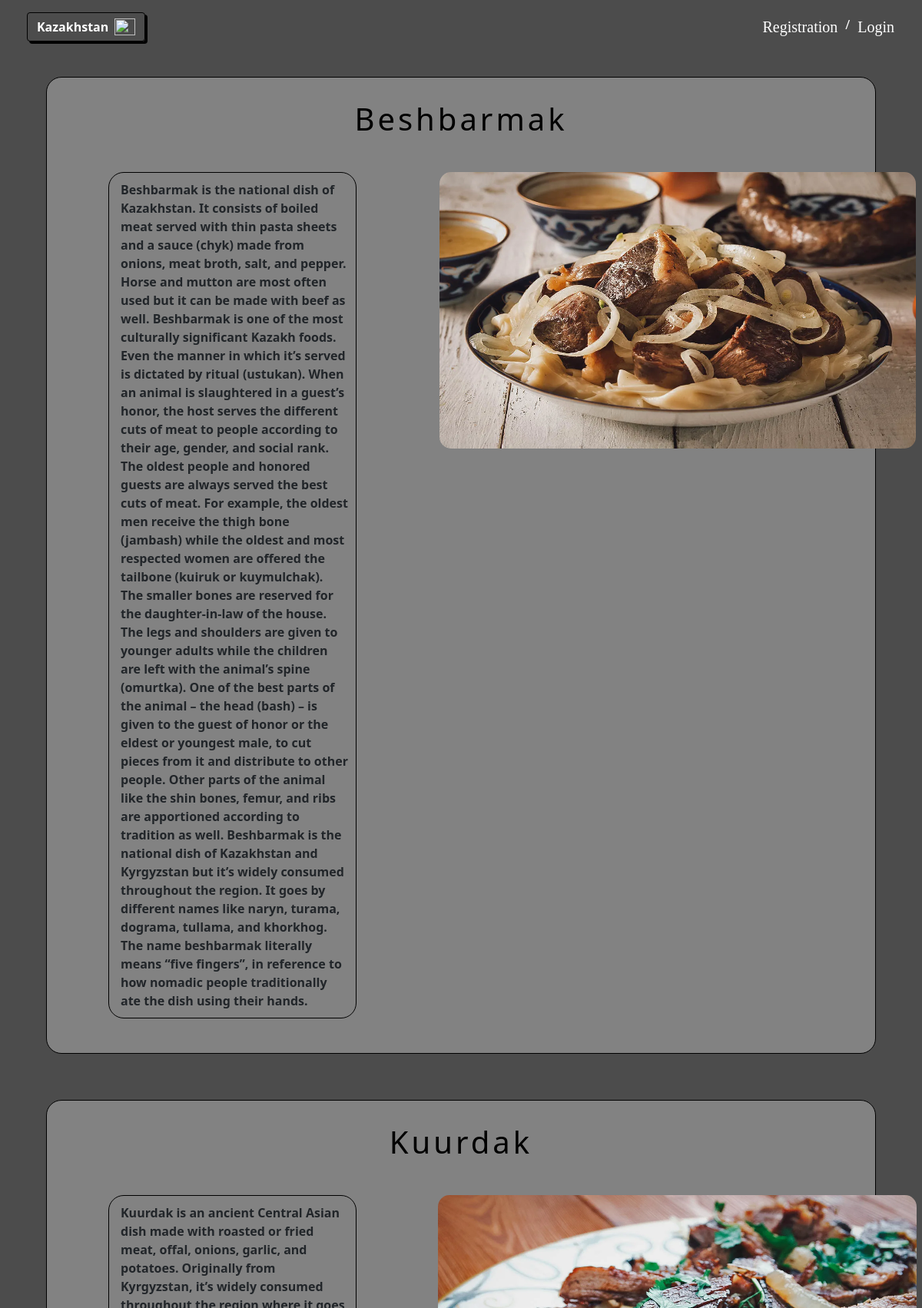
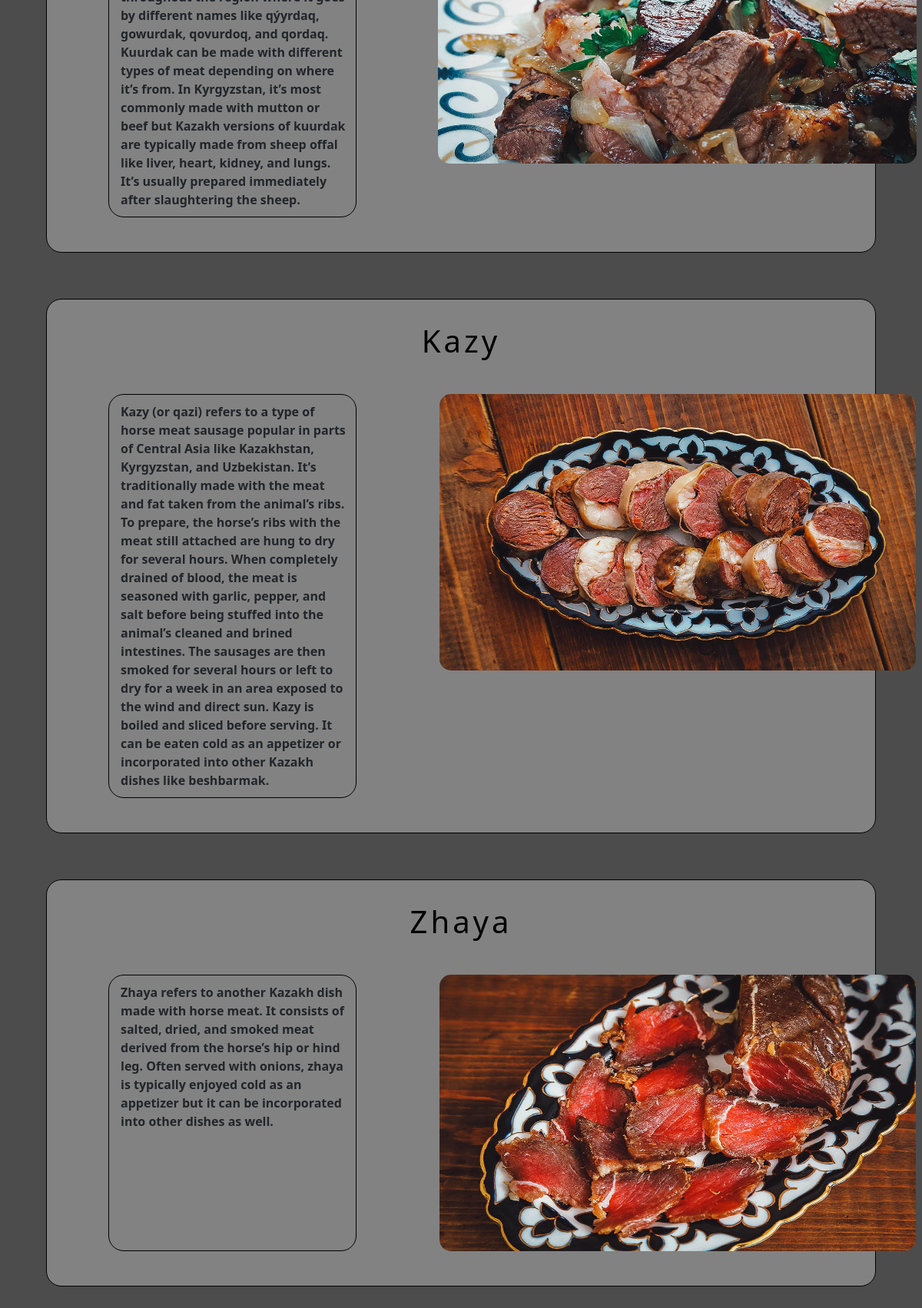
Page /foods/ on the committed database (2 pictures, top to bottom).
### kz_app/models.py (models this page shows, shortened)
class Food(models.Model):
    name = models.CharField(max_length=50)
    description = models.TextField(null=True)
    images = models.ImageField(upload_to='static/kz_app/img', default=True)
    class Meta:
        verbose_name = 'Food',
        verbose_name_plural = 'Foods'

### kz_app/views.py (the view)
# urls.py: path('foods/', views.foods, name='foods'),
def foods(request):
    context = {
        'foods': Food.objects.all(),
    }
    return render(request, 'kz_app/foods.html', context=context)

### kz_app/templates/kz_app/foods.html (shortened to what this page needs)
{% extends 'kz_app/header.html' %}
    {% load static %}
    {% block body %}
        {% for id in foods %}
            <div class="contentArea">
                <h1>{{ id.name }}</h1>
                <div style="display: flex; margin: 20px 0 10px 0;">
                    <div class="contentDesc">
                        <b>{{ id.description }}</b>
                    </div>
                    <div class="content">
                        <div class="image" style="">
                            <img src="{{id.images.url}}" class="d-block w-100" alt="...">
                        </div>
                    </div>
                </div>
            </div>
        {% endfor %}
    {% endblock body %}

### kz_app/templates/kz_app/foods.html (style rules this page uses)
body { background-color: rgb(0, 0, 0, 0.7); }
.contentArea { width: 90%; height: 495px; position: relative; border: 1px solid black; border-radius: 20px; background-color: rgb(255, 255, 255, 0.3); margin: 0 5% 5% 5%; display: block; }
.contentArea h1 { color: black; text-align: center; letter-spacing: 4px; padding: 30px 0 10px 0; font-size: 40px; }
.contentDesc { width: 30%; text-align: flex-start; border: 1px solid black; margin: 15px 0 15px 80px; border-radius: 20px; padding: 10px 10px 10px 15px; }
.image img { height: 360px; margin: 15px 0 15px 80px; border-radius: 15px; }
.contentArea { height: auto; padding-bottom: 20px; position: relative; }

### kz_app/templates/kz_app/header.html (style rules this page uses)
* { margin: 0px auto; padding: auto; }

### rows in the picture
Food: name "Beshbarmak", description "Beshbarmak is the national dish of Kazakhstan. It consists of boiled meat served with thin pasta sheets and a sauce (chyk) made from onions, meat broth, salt, and pepper. Horse and mutton are most often used but it can be made with beef as well. Beshbarmak is one of the most culturally significant Kazakh foods. Even the manner in which it’s served is dictated by ritual (ustukan). When an animal is slaughtered in a guest’s honor, the host serves the different cuts of meat to people according to their age, gender, and social rank. The oldest people and honored guests are always served the best cuts of meat. For example, the oldest men receive the thigh bone (jambash) while the oldest and most…", images (picture)
Food: name "Kuurdak", description "Kuurdak is an ancient Central Asian dish made with roasted or fried meat, offal, onions, garlic, and potatoes. Originally from Kyrgyzstan, it’s widely consumed throughout the region where it goes by different names like qýyrdaq, gowurdak, qovurdoq, and qordaq. Kuurdak can be made with different types of meat depending on where it’s from. In Kyrgyzstan, it’s most commonly made with mutton or beef but Kazakh versions of kuurdak are typically made from sheep offal like liver, heart, kidney, and lungs. It’s usually prepared immediately after slaughtering the sheep.", images (picture)
Food: name "Kazy", description "Kazy (or qazi) refers to a type of horse meat sausage popular in parts of Central Asia like Kazakhstan, Kyrgyzstan, and Uzbekistan. It’s traditionally made with the meat and fat taken from the animal’s ribs. To prepare, the horse’s ribs with the meat still attached are hung to dry for several hours. When completely drained of blood, the meat is seasoned with garlic, pepper, and salt before being stuffed into the animal’s cleaned and brined intestines. The sausages are then smoked for several hours or left to dry for a week in an area exposed to the wind and direct sun. Kazy is boiled and sliced before serving. It can be eaten cold as an appetizer or incorporated into other Kazakh dishes…", images (picture)
Food: name "Zhaya", description "Zhaya refers to another Kazakh dish made with horse meat. It consists of salted, dried, and smoked meat derived from the horse’s hip or hind leg. Often served with onions, zhaya is typically enjoyed cold as an appetizer but it can be incorporated into other dishes as well.", images (picture)
